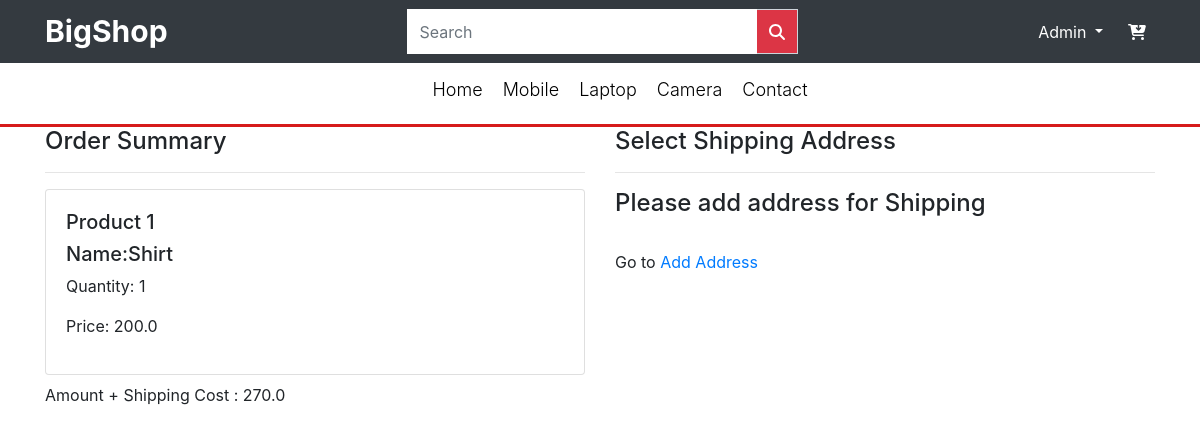
The page /checkout/ (signed in) on the database as committed earlier.
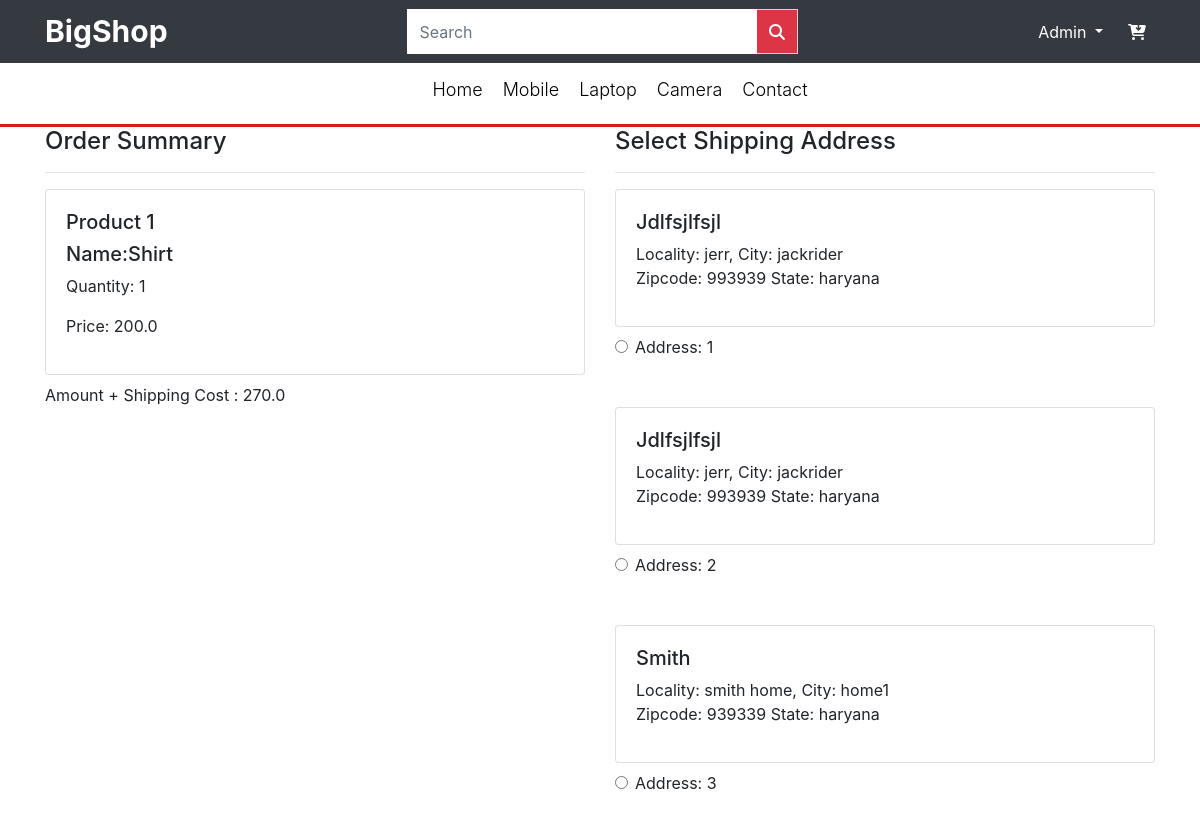
The same page on the database as committed later.
### app/models.py (models this page shows, shortened)
class Cart(models.Model):
    user = models.ForeignKey(User,on_delete=models.CASCADE)
    product = models.ForeignKey(Product,on_delete=models.CASCADE)
    quantity = models.PositiveIntegerField(default=1)

class Product(models.Model):
    title = models.CharField(max_length=100)
    selling_price = models.FloatField()
    discounted_price = models.FloatField()
    description = models.TextField()
    brand = models.CharField(max_length=100)
    category = models.CharField(choices=CATEGORY_CHOICES,max_length=2)
    product_image = models.ImageField(upload_to='productImage')

class Customer(models.Model):
    user = models.ForeignKey(User,on_delete=models.CASCADE)
    name = models.CharField(max_length=200)
    locality = models.CharField(max_length=200)
    city = models.CharField(max_length=50)
    zipcode = models.IntegerField()
    state = models.CharField(choices=STATE_CHOICES,max_length=50)

### app/views.py (the view)
# urls.py: path('checkout/', views.checkout, name='checkout'),
@login_required
def checkout(request):
    customer = Customer.objects.filter(user=request.user)
    products = Cart.objects.filter(user=request.user)
    tempamount = 0.0
    totalamount = 0.0
    if products:
        for i in products:
            tempamount=(i.quantity * i.product.discounted_price)
            totalamount += tempamount
    totalamount += 70
    return render(request, 'app/checkout.html',{'customer':customer,'products':products,'totalamount':totalamount})

### app/templates/app/checkout.html (shortened to what this page needs)
{% extends 'app/base.html' %} {% load static %} {% block title %}Buy Now{% endblock title %} {% block main-content %}
<div class="container">
    <div class="row ">
        <div class="col-6 ">
            <h4>Order Summary</h4>
            <hr>{% for i in products %}
            <div class="card mb-2 ">
                <div class="card-body">
                    <h5>Product {{forloop.counter}}</h5>
                    <h5> Name:{{i.product.title}}</h5>
                    <p>Quantity: {{i.quantity}}</p>
                    <p class="fw-bold">Price: {{i.product.discounted_price}}</p>
                </div>
            </div> {% endfor %}
            <p class="">Amount + Shipping Cost : {{totalamount}}</p>
        </div>
        <div class="col-6">
            <h4>Select Shipping Address</h4>
            <hr>
            <form action="/payment_done" id="addressform">
                {% for i in customer %}
                <div class="card">
                    <div class="card-body">
                        <h5 class="text-capitalize">{{i.name}}</h5>
                        <p>Locality: {{i.locality}}, City: {{i.city}} <br> Zipcode: {{i.zipcode}} State: {{i.state}} <br>
                        </p>
                    </div>
                </div>
                <div class="form-check mt-2 mb-5">
                    <input class="form-check-input" type="radio" id="custid{{forloop.counter}}" name="custid" value="{{i.id}}">
                    <label class="form-check-label fw-bold" for="">
                    Address: {{forloop.counter}} </label>
                </div>
                {% endfor %} {% if customer %}
                <div class="text-end">
                    <div id="paypal-button-container"></div>
                </div> {% else %}
                <div>
                    <h4>Please add address for Shipping</h4><br>
                    <p>Go to
                        <a href="{% url 'profile' %}">Add Address</a>
                    </p>
                </div> {% endif %}
            </form>
        </div>
    </div>
</div>
{% endblock main-content %}

Rows that differ between the two databases and show on the page:
added Customer: name "Jdlfsjlfsjl", locality "jerr", city "jackrider", zipcode "993939", state "haryana"
added Customer: name "Jdlfsjlfsjl", locality "jerr", city "jackrider", zipcode "993939", state "haryana"
added Customer: name "Smith", locality "smith home", city "home1", zipcode "939339", state "haryana"
Other text that changed with them:
text no longer shown: "Please add address for Shipping Go to Add Address"
